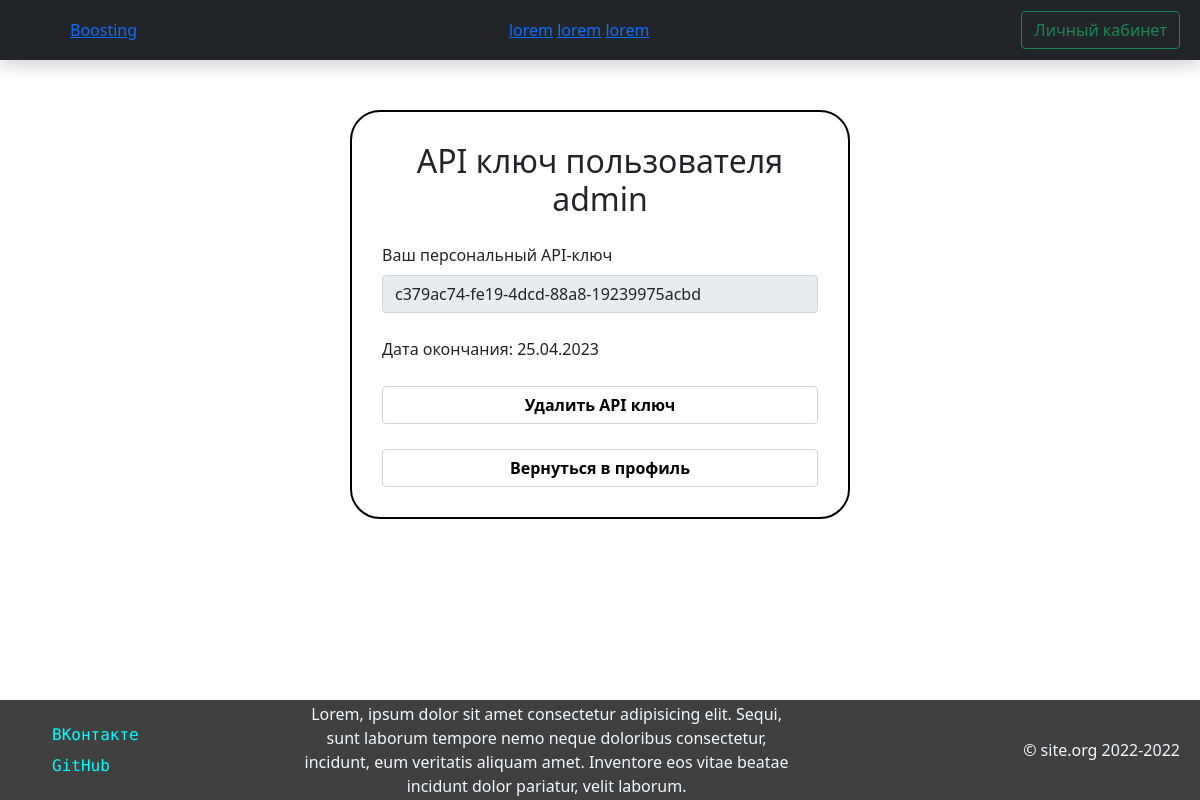
Page /apikey (signed in) on the earlier database version.
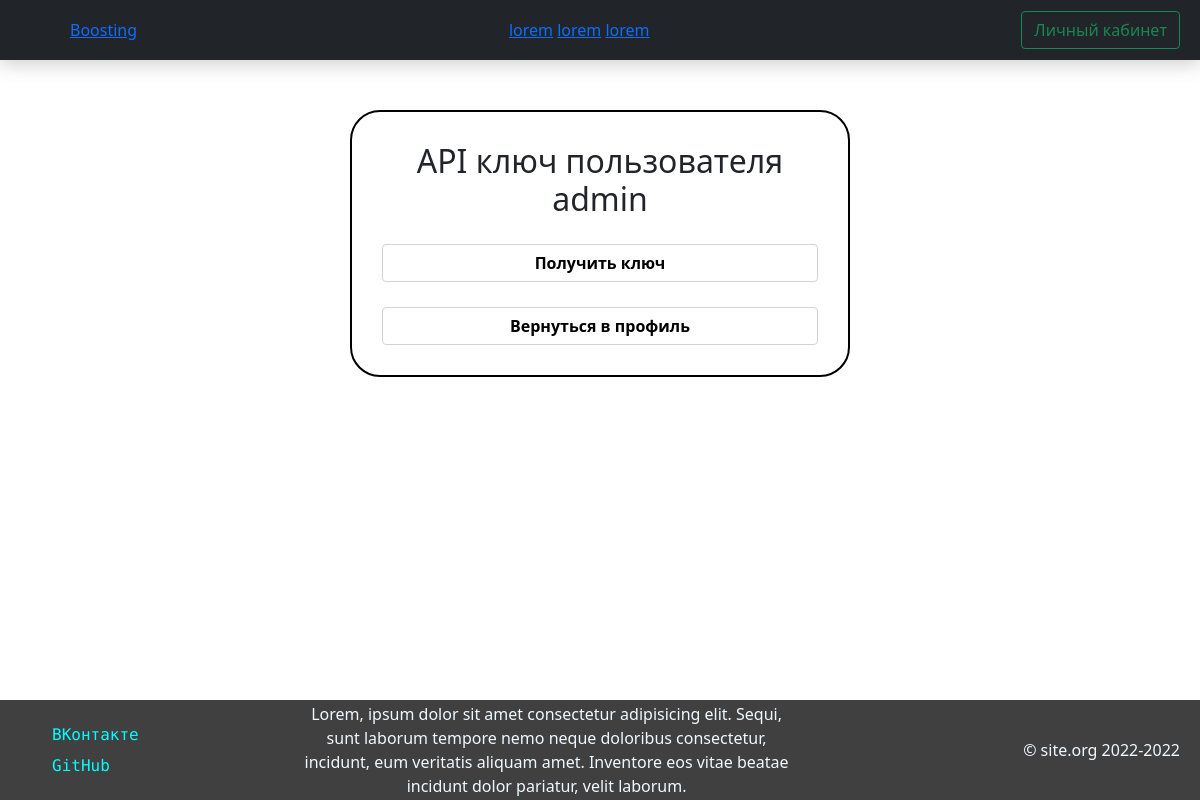
Same page on the later database version.
### Site/models.py (models this page shows)
class User(db.Model, UserMixin, SerializerMixin):
    __tablename__ = 'user'
    id = db.Column(db.Integer, primary_key=True)
    login = db.Column(db.String, nullable=False, unique=True)
    email = db.Column(db.String, default="")
    password = db.Column(db.String, nullable=False)
    day = db.Column(db.Integer, nullable=False)
    month = db.Column(db.Integer, nullable=False)
    year = db.Column(db.Integer, nullable=False)
    parent = db.Column(db.Integer, default=-1)
    balance = db.Column(db.Float, default=0)
    orders_id = db.Column(db.String, default="")
    current_orders = db.Column(db.String, default="")
    admin_status = db.Column(db.Integer, default=0)
    is_banned = db.Column(db.Float, default=False)
    until = db.Column(db.String, default="")

class Apikey(db.Model, SerializerMixin):
    __tablename__ = 'apikeys'
    id = db.Column(db.Integer, primary_key=True)
    apikey = db.Column(db.String, unique=True)
    requestor_id = db.Column(db.Integer, db.ForeignKey('user.id'))
    info = db.Column(db.String)
    access_level = db.Column(db.Integer, nullable=False)
    creation_date = db.Column(db.String, nullable=False)
    valid_end = db.Column(db.String, nullable=False)

### Site/routes.py (the view)
@app.route('/apikey', methods=['GET', 'POST'])
@login_required
def apikey():
    user = User.query.get(current_user.get_id())
    user_api = Apikey.query.filter_by(requestor_id=user.id).first()
    if request.method == 'POST':
        if user_api:
            flash('У вас уже есть API ключ')
        else:
            create_apikey(user)
            return redirect(url_for('apikey'))
    return render_template('apikey.html', css=url_for('static', filename='css/apikey.css'),
                           user=user, apikey=user_api)

### Site/auth.py (called while the page is built)
@login_manager.user_loader
def load_user(user_id):
    return User.query.get(user_id)

### Site/templates/apikey.html (shortened to what this page needs)
{% extends "base.html" %}
{% block head %}
    {{super()}}
    <link rel="stylesheet" href="{{css|safe}}">
{% endblock %}
{% block container %}
    <div class="profile-info">
        <h2 class="nickname" style="text-align: center;">API ключ пользователя {{user.login}}</h1>
        {% if apikey %}
            <label for="apikey" class="form-label">Ваш персональный API-ключ</label>
            <input type="text" class="form-control" id="apikey" value={{apikey.apikey}} readonly>
            <p class="mt-4">Дата окончания: {{apikey.valid_end}}</p>
            <a href="/delete_apikey" class="submit-button a-button">Удалить API ключ</a>
        {% else %}
            <form action="" method="post">
                <button type="submit" class="submit-button">Получить ключ</button>
            </form>
        {% endif %}
        <a href="/profile" class="submit-button a-button">Вернуться в профиль</a>
    </div>
{% endblock %}

### Site/templates/base.html (shortened to what this page needs)
<!DOCTYPE html>
<html lang="en">
<head>
    {% block head %}
    <link href="/static/css/base.css" rel="stylesheet">
    <link href="https://cdn.jsdelivr.net/npm/bootstrap@5.1.3/dist/css/bootstrap.min.css" rel="stylesheet">
    {% endblock %}
</head>
<body>
    <nav class="header navbar-dark bg-dark">
        <a href="/" class="logo"><img src="" alt="">Boosting</a>
        <ul class="mnu_top">
            <li><a href="/">lorem</a></li>
            <li><a href="/">lorem</a></li>
            <li><a href="/">lorem</a></li>
        </ul>
        <div class="login_top">
            {% if not user.login %}
            <a href="/login"><button class="btn btn-outline-success">Авторизация</button></a>
            {% else %}
            <a href="/profile"><button class="btn btn-outline-success">Личный кабинет</button></a>
            {% endif %}
        </div>
    </nav>
    <div class="container" style="padding: 0;">
        {% block container %}
        {% endblock %}
    </div>
    <footer class="endpage" style="padding: 0 20px;">
        <ul class="socials">
            <li><a href="https://vk.com/nelttjen">ВКонтакте</a></li>
            <li><a href="https://github.com/nelttjen">GitHub</a></li>
        </ul>
        <div class="information" style="display: block; width: 500px; text-align: center;">
            Lorem, ipsum dolor sit amet consectetur adipisicing elit. Sequi, sunt laborum tempore nemo neque doloribus consectetur, incidunt, eum veritatis aliquam amet. Inventore eos vitae beatae incidunt dolor pariatur, velit laborum.
        </div>
        <div class="copyright">
            © site.org 2022-2022
        </div>
    </footer>
</body>
</html>

### Site/static/css/base.css (style rules this page uses)
* { margin: 0; padding: 0; box-sizing: content-box; }
html { height: 100%; }
body { margin: 0; min-height: 100%; display: grid; grid-template-rows: auto 1fr auto; }
.header { min-width: 400px; width: 100%; height: 60px; box-shadow: 0 4px 20px rgba(0, 0, 0, .2); padding: 0.5rem 1.25rem; background-color: palegreen; display: flex; justify-content: space-between; align-items: center; }
.mnu_top { list-style-type: none; padding-left: 0; margin-bottom: 0; }
.mnu_top li { display: inline-block; }
.logo { margin-left: 50px; }
.endpage { width: 100%; height: 100px; background-color: rgba(0, 0, 0, .75); color: aliceblue; display: flex; justify-content: space-between; align-items: center; }
.socials { margin-top: 25px; width: 50px; height: 70px; list-style-type: none; }
.socials li { padding: 15% 0; }
.socials a { text-decoration: none; color: aqua; font-family: 'Red Hat Mono', monospace; }
.container { position: relative; }
.submit-button { margin-top: 25px; background-color: white; font-weight: 600; display: block; width: 100%; padding: 0.375rem 0.75rem; border: 1px solid lightgray; border-radius: 0.25rem; transition: 0.25s; }
.a-button { color: black; text-decoration: none; text-align: center; }

### Site/static/css/apikey.css (style rules this page uses)
.profile-info { width: 500px; height: auto; border: 2px solid black; border-radius: 30px; margin: 50px auto; padding: 30px; }

Differences in the rows shown:
removed Apikey: apikey "c379ac74-fe19-4dcd-88a8-19239975acbd", valid_end "25.04.2023"
Other differences:
text no longer shown: "Ваш персональный API-ключ Дата окончания: Удалить API ключ"
text now shown: "Получить ключ"
